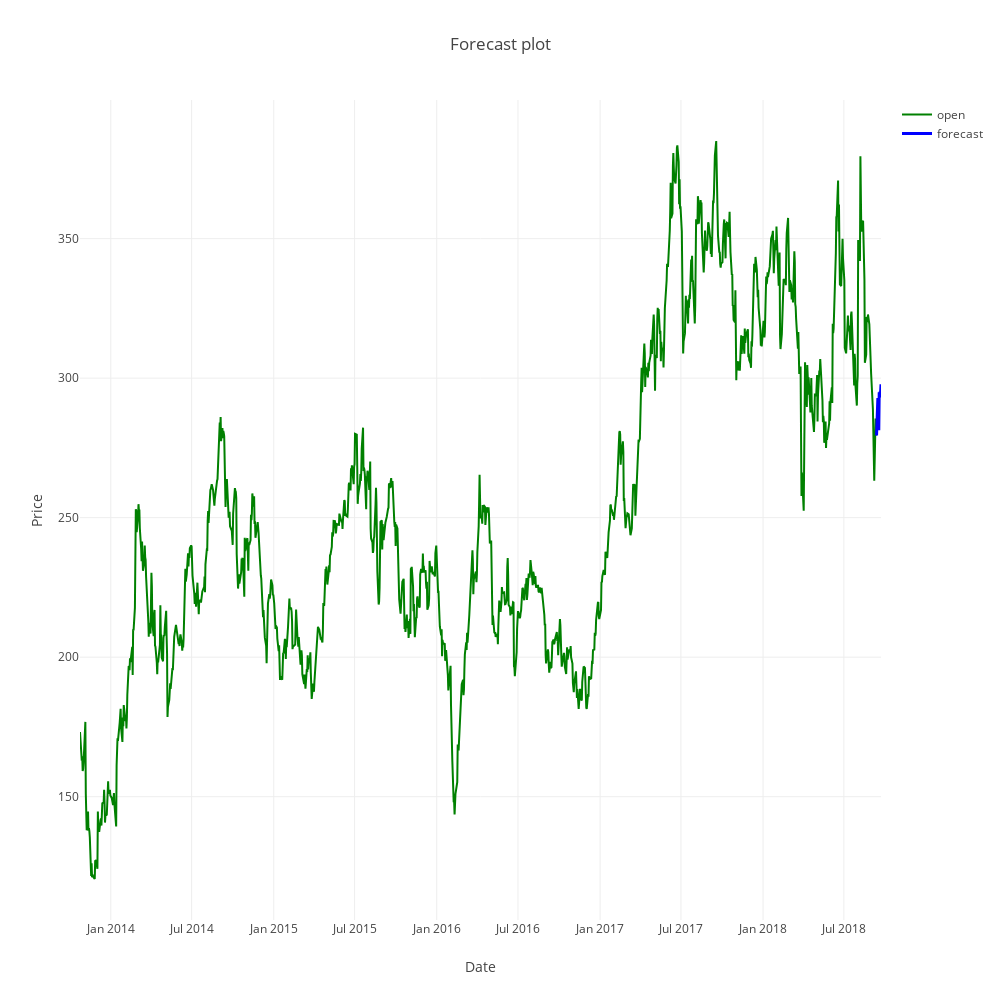

This figure's notebook cell:
### Code cell
p1 = go.Scatter(x=df.index,
                y=df.close, 
                mode='lines',
                name='open',
                marker=dict(color='green')
               )
p2 = go.Scatter(x=df.index, 
                y=df.forecast,
                mode='lines',
                name='forecast',
                line=dict(color='blue', width=3)
                )

layout = go.Layout(title='Forecast plot',width=1000,height=1000,
xaxis=dict(title='Date',ticks='', showticklabels=True,
                              zeroline=False),
                   yaxis=dict(title='Price',ticks='', showticklabels=True,
                              zeroline=False),
                   showlegend=True)

fig = go.Figure(data=[p1, p2], layout=layout)

iplot(fig)

### Figure 1 — Plotly figure (JSON) as saved in the notebook; plotly's stock layout.template omitted (floating-point values rounded to 4 significant figures; data arrays with more than 128 entries replaced by an {"elided": "..."} marker saying what was removed)
{"data": [{"marker": {"color": "green"}, "mode": "lines", "name": "open", "type": "scatter", "uid": "aca9b224-c19f-11e8-b7f3-acde48001122", "x": {"elided": "1240 str values"}, "y": {"elided": "1240 float values"}}, {"line": {"color": "blue", "width": 3}, "mode": "lines", "name": "forecast", "type": "scatter", "uid": "aca9b512-c19f-11e8-b91a-acde48001122", "x": {"elided": "1240 str values"}, "y": {"elided": "1240 float values"}}], "layout": {"height": 1000, "showlegend": true, "title": "Forecast plot", "width": 1000, "xaxis": {"showticklabels": true, "ticks": "", "title": "Date", "zeroline": false}, "yaxis": {"showticklabels": true, "ticks": "", "title": "Price", "zeroline": false}}}
